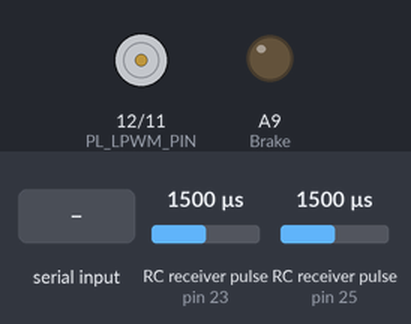
Bench run of a sketch on a simulated Arduino Mega 2560, built for the host (arithmetic inside an expression is 32-bit, double 64-bit). On the bench: motor-driver pin pairs drawn as motors (green arrow = first pin HIGH = forward, orange = second pin HIGH = backward, longer = more drive), output pins drawn as LEDs (lit = HIGH). Wiring (inferred from the names in the program): 2 × RC receiver channel: data pin 23 / data pin 25. The inputs (shaded band) are chosen by the test bench; at power-on: RC receiver pulse (sensors on pin 23, pin 25) 1500 µs.

Above: at 1.2 s.
1.3 s: "a" received over Serial
3.8 s: "b" received over Serial
At 5.6 s:
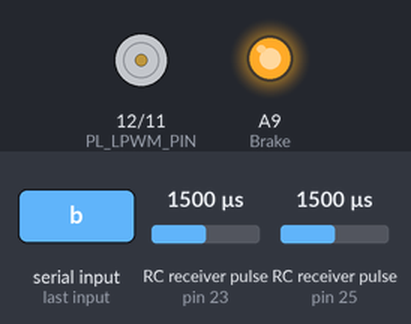
Timing chart, 0 to 7.1 s (numbered marks = the images above; inputs shaded):
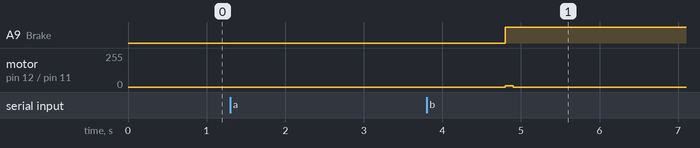

Measured:
- after the input at 3.8 s, A9 (Brake): LOW → HIGH after 1.0 s; motor on pin 12 (PL_LPWM_PIN) / pin 11 (PL_RPWM_PIN): stopped → forward 10/255 after 1.0 s, → stopped 0.10 s later

The sketch:

PELONTAR.ino
```cpp
#define RADIUS_PL 2.9
#define KLL_PL 2 * 3.14 * RADIUS_PL
#define PPR_PL 1000

#define CHA_Pelontar 23
#define CHB_Pelontar 25
#define PL_RPWM_PIN 11
#define PL_LPWM_PIN 12
#define Brake A9

#define maju 1
#define mundur 2
#define berhenti 3

float Angle;
String SerialData;
String Data[10];
String SplitData;
int StringData;

struct ENC
{
  volatile long int pulseCnt;
  long int lastpulse;
  float Angle;
} EncPelontar, EncSliderPutar, EncSliderGeser, EncSlider;

struct Motor
{
  float PID, Pwm, RPS;
  long Time;
} PL, SP, SG;

bool Throw = false;
bool Down = false;

void setup() {
  Serial.begin(9600);
  pinMode(CHA_Pelontar, INPUT_PULLUP);
  pinMode(CHB_Pelontar, INPUT_PULLUP);
  pinMode(PL_RPWM_PIN, OUTPUT);
  pinMode(PL_LPWM_PIN, OUTPUT);
  pinMode(Brake, OUTPUT);
  attachInterrupt(digitalPinToInterrupt(CHA_Pelontar), encPelontar_INTT_A, CHANGE);
  attachInterrupt(digitalPinToInterrupt(CHB_Pelontar), encPelontar_INTT_B, CHANGE);
}

void loop() {
  trial();
  // TuningLempar();
}

void PlCompute()
{
  EncPelontar.Angle = (float(EncPelontar.pulseCnt) / PPR_PL) * 360;
}


void trial() {

  while (Serial.available()) {
    SerialData = Serial.readString();
    for (int a = 0; a < SerialData.length(); a++) {
      Data[a] = GetData(SerialData, ',', a);
      if (Data[a] != NULL) {
        //        Serial.print("Data ke ");
        //        Serial.print(a);
        //        Serial.print(" = ");
        //        Serial.println(Data[a]);
      }
    }
  }

  if (Data[0] == "a") {
    Throw = true;
  }  else if (Data[0] == "b") {
    Down = true;
  }

  if (Throw)
  {
    PlCompute();
    if (EncPelontar.Angle < Data[1].toInt()) {
      digitalWrite(Brake, HIGH);
      RPSpelontar(Data[2].toInt(), Data[3].toFloat(), Data[4].toFloat());
    }
    if (EncPelontar.Angle >= Data[1].toInt())
    {
      digitalWrite(Brake, LOW);
      RPSpelontar(0, 0, 0);
      digitalWrite(PL_LPWM_PIN, LOW);
      analogWrite(PL_RPWM_PIN, 0);
      delay(300);
      Data[0] = "c";
      Throw = false;
    }
  }

  if (Down) {
    PlCompute();
    digitalWrite(Brake, HIGH);
    digitalWrite(PL_RPWM_PIN, LOW);
    analogWrite(PL_LPWM_PIN, 50);
    if (EncPelontar.Angle < 5)
    {
      digitalWrite(PL_RPWM_PIN, LOW);
      analogWrite(PL_LPWM_PIN, 10);
      delay(100);
      digitalWrite(PL_RPWM_PIN, LOW);
      analogWrite(PL_LPWM_PIN, LOW);
      ResetEnc();
      Data[0] = "D";
      Down = false;
    }
  }
}

void TuningLempar() {
  Angle = (float(EncPelontar.pulseCnt) / PPR_PL) * 360;

  while (Serial.available()) {
    SerialData = Serial.readString();
    for (int a = 0; a < SerialData.length(); a++) {
      Data[a] = GetData(SerialData, ',', a);
      if (Data[a] != NULL) {
        //        Serial.print("Data ke ");
        //        Serial.print(a);
        //        Serial.print(" = ");
        //        Serial.println(Data[a]);
      }
    }
  }

  if (Data[0] == "a" && Angle < Data[1].toInt()) {
    digitalWrite(Brake, HIGH);
    RPSpelontar(Data[2].toInt(), Data[3].toFloat(), Data[4].toFloat());
  } else if (Data[0] == "a" && Angle >= Data[1].toInt()) {
    digitalWrite(Brake, LOW);
    RPSpelontar(0, 0.1, 0.05);
    digitalWrite(PL_LPWM_PIN, LOW);
    analogWrite(PL_RPWM_PIN, 0);
  }

  /* Versi Satu */
  if (Data[0] == "b" && Angle > 5) {
    digitalWrite(Brake, HIGH);
    digitalWrite(PL_RPWM_PIN, LOW);
    analogWrite(PL_LPWM_PIN, 50);
  } else if (Data[0] == "b" && Angle < 5) {
    digitalWrite(PL_RPWM_PIN, LOW);
    analogWrite(PL_LPWM_PIN, LOW);
    digitalWrite(Brake, LOW);
    ResetEnc();
  }

  if (Data[0] == "c") {
    digitalWrite(Brake, HIGH);
  } else if (Data[0] == "d") {
    digitalWrite(Brake, LOW);
  }
}


void RPSpelontar(int RPS, float kp, float kd)
{
  float
  Kp = kp,
  Kd = kd, TS = 1.0;
  float P, I, D, error, lError = 0;
  int cRPS;
  PL.RPS = RPS;

  if ((millis() - PL.Time) > 10)
  {
    cRPS = abs(EncPelontar.pulseCnt) - abs(EncPelontar.lastpulse);

    if (PL.RPS > 0)
    {
      MotorPelontar(maju);
    }
    else if (PL.RPS < 0)
    {
      MotorPelontar(mundur);
    }
    else
    {
      MotorPelontar(berhenti);
      PL.Pwm = 0;
    }

    error = abs(PL.RPS) - abs(cRPS);
    P = Kp * error;
    D = ((Kd / TS) * (error - lError));
    PL.PID = P + D;
    PL.Pwm = PL.Pwm + PL.PID;

    PL.Time = millis();
    lError = error;
    EncPelontar.lastpulse = EncPelontar.pulseCnt;

    if (PL.Pwm > 255)
      PL.Pwm = 255;
    else if (PL.Pwm < 0)
      PL.Pwm = 0;
  }
}

void MotorPelontar(int dir)
{
  switch (dir)
  {
    case maju:
      digitalWrite(PL_LPWM_PIN, LOW);
      analogWrite(PL_RPWM_PIN, PL.Pwm);
      break;
    case mundur:
      digitalWrite(PL_RPWM_PIN, LOW);
      analogWrite(PL_LPWM_PIN, PL.Pwm);
      break;
    case berhenti:
      digitalWrite(PL_RPWM_PIN, LOW);
      analogWrite(PL_LPWM_PIN, 0);
      break;
  }
}

void ResetEnc()
{
  EncPelontar.pulseCnt = 0;
  EncPelontar.Angle = 0.0;

}

String GetData(String data, char Spliter, int Number) {
  StringData = 0;
  SplitData = "";

  for (int i = 0; i < data.length(); i++) {
    if (data[i] == Spliter) {
      StringData++;
    }
    else if (StringData == Number) {
      SplitData.concat(data[i]);
    }
    else if (StringData > Number) {
      return SplitData;
      break;
    }
  }
  return SplitData;
}

void encPelontar_INTT_A()
{
  if (digitalRead(CHA_Pelontar) == HIGH)
  {
    if (digitalRead(CHB_Pelontar) == LOW)
    {
      EncPelontar.pulseCnt++;
    }
    else
    {
      EncPelontar.pulseCnt--;
    }
  }
  else
  {
    if (digitalRead(CHB_Pelontar) == HIGH)
    {
      EncPelontar.pulseCnt++;
    }
    else
    {
      EncPelontar.pulseCnt--;
    }
  }
}

void encPelontar_INTT_B()
{
  if (digitalRead(CHA_Pelontar) == HIGH)
  {
    if (digitalRead(CHB_Pelontar) == HIGH)
    {
      EncPelontar.pulseCnt++;
    }
    else
    {
      EncPelontar.pulseCnt--;
    }
  }
  else
  {
    if (digitalRead(CHB_Pelontar) == LOW)
    {
      EncPelontar.pulseCnt++;
    }
    else
    {
      EncPelontar.pulseCnt--;
    }
  }
}


/*
   NB : TONG KIRI DEKAT
   2. a,55,50,0.3,0.03
   3.
*/

/*
   NB : TONG KIRI JAUH
   4  a,51,51,0.39,0.03
   5.
*/
```
